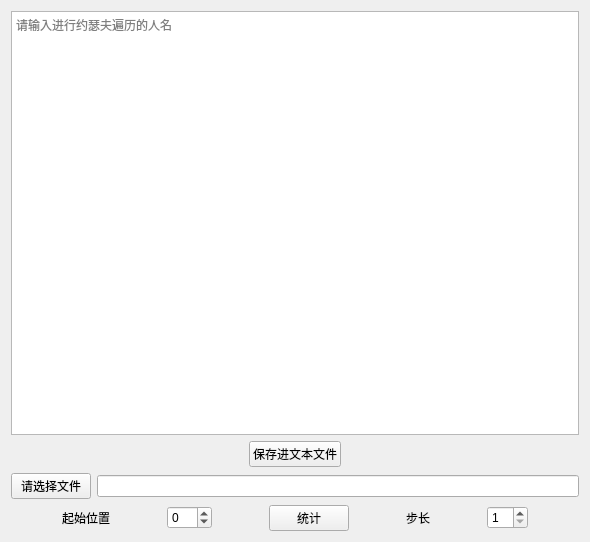
<?xml version="1.0" encoding="UTF-8"?>
<ui version="4.0">
 <class>Form</class>
 <widget class="QWidget" name="Form">
  <property name="geometry">
   <rect>
    <x>0</x>
    <y>0</y>
    <width>590</width>
    <height>542</height>
   </rect>
  </property>
  <property name="windowTitle">
   <string>约瑟夫环信息输入</string>
  </property>
  <layout class="QHBoxLayout" name="horizontalLayout_3">
   <item>
    <layout class="QVBoxLayout" name="verticalLayout_2">
     <item>
      <widget class="QPlainTextEdit" name="TextEdit">
       <property name="placeholderText">
        <string>请输入进行约瑟夫遍历的人名</string>
       </property>
      </widget>
     </item>
     <item>
      <layout class="QHBoxLayout" name="horizontalLayout_2">
       <item>
        <spacer name="horizontalSpacer">
         <property name="orientation">
          <enum>Qt::Horizontal</enum>
         </property>
         <property name="sizeHint" stdset="0">
          <size>
           <width>40</width>
           <height>20</height>
          </size>
         </property>
        </spacer>
       </item>
       <item>
        <widget class="QPushButton" name="pushButton_4">
         <property name="sizePolicy">
          <sizepolicy hsizetype="Fixed" vsizetype="Fixed">
           <horstretch>0</horstretch>
           <verstretch>0</verstretch>
          </sizepolicy>
         </property>
         <property name="text">
          <string>保存进文本文件</string>
         </property>
         <property name="iconSize">
          <size>
           <width>16</width>
           <height>16</height>
          </size>
         </property>
         <property name="autoRepeatDelay">
          <number>300</number>
         </property>
        </widget>
       </item>
       <item>
        <spacer name="horizontalSpacer_2">
         <property name="orientation">
          <enum>Qt::Horizontal</enum>
         </property>
         <property name="sizeHint" stdset="0">
          <size>
           <width>40</width>
           <height>20</height>
          </size>
         </property>
        </spacer>
       </item>
      </layout>
     </item>
     <item>
      <layout class="QHBoxLayout" name="horizontalLayout">
       <item>
        <widget class="QPushButton" name="pushButton">
         <property name="text">
          <string>请选择文件</string>
         </property>
        </widget>
       </item>
       <item>
        <widget class="QLineEdit" name="lineEdit"/>
       </item>
      </layout>
     </item>
     <item>
      <layout class="QHBoxLayout" name="horizontalLayout_5" stretch="1,1,2,0,1">
       <item>
        <widget class="QLabel" name="label">
         <property name="sizePolicy">
          <sizepolicy hsizetype="Fixed" vsizetype="Fixed">
           <horstretch>0</horstretch>
           <verstretch>0</verstretch>
          </sizepolicy>
         </property>
         <property name="text">
          <string>起始位置</string>
         </property>
        </widget>
       </item>
       <item>
        <widget class="QSpinBox" name="spinBox_2">
         <property name="sizePolicy">
          <sizepolicy hsizetype="Fixed" vsizetype="Fixed">
           <horstretch>0</horstretch>
           <verstretch>0</verstretch>
          </sizepolicy>
         </property>
         <property name="minimum">
          <number>-99</number>
         </property>
        </widget>
       </item>
       <item>
        <widget class="QPushButton" name="Button">
         <property name="sizePolicy">
          <sizepolicy hsizetype="Fixed" vsizetype="Fixed">
           <horstretch>0</horstretch>
           <verstretch>0</verstretch>
          </sizepolicy>
         </property>
         <property name="text">
          <string>统计</string>
         </property>
        </widget>
       </item>
       <item>
        <widget class="QLabel" name="label_2">
         <property name="sizePolicy">
          <sizepolicy hsizetype="Fixed" vsizetype="Fixed">
           <horstretch>0</horstretch>
           <verstretch>0</verstretch>
          </sizepolicy>
         </property>
         <property name="text">
          <string>步长</string>
         </property>
        </widget>
       </item>
       <item>
        <widget class="QSpinBox" name="spinBox">
         <property name="sizePolicy">
          <sizepolicy hsizetype="Fixed" vsizetype="Fixed">
           <horstretch>0</horstretch>
           <verstretch>0</verstretch>
          </sizepolicy>
         </property>
         <property name="minimum">
          <number>1</number>
         </property>
        </widget>
       </item>
      </layout>
     </item>
    </layout>
   </item>
   <item>
    <layout class="QVBoxLayout" name="verticalLayout" stretch="">
     <property name="spacing">
      <number>60</number>
     </property>
     <property name="bottomMargin">
      <number>0</number>
     </property>
    </layout>
   </item>
  </layout>
 </widget>
 <resources/>
 <connections/>
</ui>
